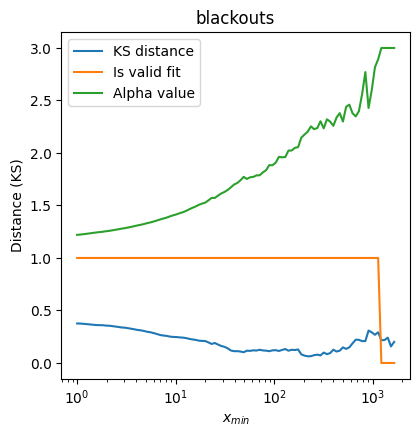
#> input picture _images/blackouts_multiple_fits.png, 420 x 437 px; its folder holds only this picture in this run
$ python -i fitting.py   (imports and definitions only)
#> lines starting #> are read from the running program, lines starting #| are printed output that depends on the picture
"""
This file contains the functions and classes for fitting data to a
distribution.
"""
# These packages are pretty fundamental to the
# operation of this library, so we should import them at the top.
import numpy as np
from numpy import nan

import matplotlib.pyplot as plt

# For float errors
import sys
# For checking how many processes are available
import os
# For parallelization
import multiprocessing

# So we can ignore this warning while fitting xmin
from scipy.optimize import OptimizeWarning

# So we can hash the fit object for caching
import hashlib

# For saving and loading
import h5py
# For saving function source code when saving/loading
import inspect
import json
import textwrap

# Dill is a drop-in replacement for pickle that allows you to serialize
# local functions (among other improvements); used for saving and loading
# fit objects, and parallelization.
#import pickle
import dill as pickle

import warnings
from tqdm import tqdm

from .plotting import *
from .statistics import *
from .distributions import *

# Try and grab the current version of the package from the _version.py file.
# This is for comparing with saved/loaded Fit objects. If we can't find that
# file, we have to work without it.
try:
    from ._version import __version__
    POWERLAW_VERSION = __version__
except:
    # Raise a warning, in case the user isn't aware that the package
    # isn't properly installed
    warnings.warn('powerlaw version not found, likely because the package isn\'t installed properly. Not critical, but could affect caching of files.')
    POWERLAW_VERSION = 'unknown'

# This needs to be a list of the keys in the supported_distributions
# attribute of the Fit class.  The __getattr__ method needs the list.
# If it uses supported_distributions.keys(), then it gets into an
# infinte loop when unpickling a Fit object.  Hence the need for a
# separate list outside the scope of the Fit class.
SUPPORTED_DISTRIBUTIONS = {'power_law': Power_Law,
                           'lognormal': Lognormal,
                           'exponential': Exponential,
                           'truncated_power_law': Truncated_Power_Law,
                           'stretched_exponential': Stretched_Exponential,
                           'lognormal_positive': Lognormal_Positive,
                           }

SUPPORTED_DISTRIBUTION_LIST = list(SUPPORTED_DISTRIBUTIONS.keys())

"""
Whether to enable parallelization for certain heavy calculations, eg.
fitting the xmin value.
"""
_parallel_enable = False

"""
This is the number of cores/processes that the library should use.
"""
_parallel_cores = 1

"""
By default, the multiprocessing library has many limitations when it comes
to what functions can be used in a Pool or Process object. This is becuase
these require that you serialize the function using pickle, which is then
pass between processes.

Unfortunately, the standard library `pickle` doesn't have support for many
types of functions, including those not defined at the root level. The
function we want to parallelize for `find_xmin` is not defined at the
root level, so normally we would get an error along the lines of:
    Can't pickle local object 'Fit.find_xmin.<locals>.fit_function'

We can fix this by manually replacing multiprocessing's use of pickle to
`dill`'s version of it, which can handle these types of functions.
"""
# We imported dill as 'pickle', so all references to 'pickle' are actually
# dill.
pickle.Pickler.dumps, pickle.Pickler.loads = pickle.dumps, pickle.loads
multiprocessing.reduction.ForkingPickler = pickle.Pickler
multiprocessing.reduction.dump = pickle.dump

"""
The file types and extensions supported for saving and loading files.

Each key is the name of the format, and the value should be the list of
extensions that correspond to this format.
"""
SUPPORTED_SAVE_FORMATS = {"hdf5": ['h5', 'hdf5'],
                          "pickle": ['pkl', 'pickle']}

SUPPORTED_SAVE_FILE_EXTENSIONS = [ext for v in SUPPORTED_SAVE_FORMATS.values() for ext in v]

DEFAULT_SAVE_FORMAT = 'h5'

"""
Whether fits are cached automatically or not.

This variable should not be manually set, but rather is automatically
set to True when a valid path is given using Fit.set_cache_folder().
"""
_cache_enabled = False

"""
The path to the cache folder.

This variable should not be manually set, but rather set using
Fit.set_cache_folder().
"""
_cache_path = None

"""
The format to use when automatically caching files.

This variable should not be manually set, but rather set using
Fit.set_cache_format(). The default is hdf5.
"""
_cache_format = DEFAULT_SAVE_FORMAT


# [31 lines left out: function set_parallel_cores, not called in this run]


class Fit(object):
    """
    A class to manage data and fits to various distributions.

    For fits to power laws, the methods of Clauset et al. 2007 are used.
    These methods identify the portion of the tail of the distribution that
    follows a power law, beyond a value ``xmin``. If no ``xmin`` is
    provided, the optimal one is calculated and assigned at initialization.

    All supported distributions can be accessed as properties of this
    class, at which time they will be automatically fit to the data.

    Parameters
    ----------
    data : array_like
        The data to fit.

    discrete : bool, optional
        Whether the data is discrete (integers).

    xmin : int or float, optional
        The data value beyond which distributions should be fitted. If
        ``None`` an optimal one will be calculated.

    xmax : int or float, optional
        The maximum value of the fitted distributions.

    estimate_discrete : bool, optional
        Whether to estimate the fit of a discrete power law using fast
        analytical methods, instead of calculating the fit exactly with
        slow numerical methods. Most accurate when ``xmin`` > 6.

    discrete_normalization : {"round", "sum"}, optional
        Approximation method to use in calculating the PDF (especially the
        PDF normalization constant) for a discrete distribution in the case
        that there is no analytical expression available.

        ``"round"`` uses the probability mass in the range ``[x - 0.5, x + 0.5]``
        for each data point.

        ``"sum"`` simply sums the PDF over the defined range to compute the
        normalization.

    sigma_threshold : float, optional
        Upper limit on the standard error of the power law fit. Used after
        fitting, when identifying valid ``xmin`` values.

    initial_parameters : dict, optional
        The initial parameters for fitting various distributions.

        Must be given as a dictionary so it is clear which value corresponds
        to which parameter of different distributions.

    parameter_ranges : dict, optional
        Dictionary of valid parameter ranges for fitting. Formatted as a
        dictionary of parameter names (eg. ``'alpha'``) and tuples/lists/etc.
        of their lower and upper limits (eg. ``(1.5, 2.5)``, ``(None, .1)``).

        The use of ``None`` is preferred over ``np.inf`` to indicate an
        unbounded limit.

    parameter_constraints : dict or list of dict
        Constraints amongst parameters during fitting. Constraint function(s)
        should take the distribution object as the only argument.
        The return value of the function should be some numerical value
        which is either 0 when the constraint is satisfied if an equality
        constraint, or a positive non-zero value when the constraint is
        satisfied if an inequality constraint.

        For example, if I want to enforce that ``param1`` is greater than
        ``param2``, I would define my function:

        .. code-block::

            def constraint(dist):
                return dist.param1 - dist.param2

            constraint_dict = {"type": 'ineq',
                               "fun": constraint}

        The dictionary (or dictionaries) should contain only the
        following keys:

        ``"type"``: The type of the constraint, either ``"eq"`` or
        ``"ineq"``.

        ``"fun"``": The function that implements the constraint.

        ``"dists"``: The name of the distributions that this constraint
        applies to. If not provided, constraint will be applied to
        all distributions.

        After some processsing and wrapping, these constraints are
        eventually sent to ``scipy.optimize.minimize(constraints=...)``;
        see their documentation for more information.

    xmin_distance : {'D', 'V', 'Asquare'}, optional
        The distance metric used to determine which value of xmin
        gives the best fit.

        ``'D'`` is Kolmogorov-Smirnov, ``'V'`` is Kuiper, ``'Asquare'`` is Anderson-
        Darling. For more information on these, see the documentation
        for ``Distribution.compute_distance_metrics()``.

    xmin_distribution : {'power_law'}, optional
        The distribution to use in finding the optimal ``xmin`` value.

        Currently, only ``'power_law'`` is supported.

    test_all_xmin : bool
        Whether to test every single unique value in the dataset for fitting
        xmin (True) or generate a uniform distribution of values that spans
        the data.

    ignore_cache : bool
        Whether to ignore cached files, even if automatic cacheing is
        enabled.

    verbose: {0, 1, 2} or bool, optional
        Whether to print updates about where we are in the fitting process.

        ``0`` or ``False`` means print nothing, ``1`` or ``True`` means
        only print warnings (default), ``2`` means print status messages
        and warnings.

    """
    def __init__(self,
                 data,
                 discrete=False,
                 xmin=None,
                 xmax=None,
                 fit_method='likelihood',
                 estimate_discrete=None,
                 discrete_normalization='round',
                 sigma_threshold=None,
                 initial_parameters=None,
                 parameter_ranges=None,
                 parameter_constraints=None,
                 xmin_distance='D',
                 xmin_distribution='power_law',
                 test_all_xmin=False,
                 ignore_cache=False,
                 verbose=1):

        self.verbose = verbose

        self.data_original = data
        self.data = np.asarray(self.data_original, dtype='float')

        if self.data.ndim != 1:
            raise ValueError("Input data must be one-dimensional")

        self.discrete = discrete

        self.fit_method = fit_method
        self.estimate_discrete = estimate_discrete
        self.discrete_normalization = discrete_normalization
        self.sigma_threshold = sigma_threshold

        # For initial parameters and ranges, we need to do some standardization
        # such that we can nicely save and load Fit objects to files. This
        # is primarily relevant to the hashing, since we need to make sure
        # the type of numbers in either case is a float or None.
        if hasattr(initial_parameters, '__iter__'):
            for k, v in initial_parameters.items():
                initial_parameters[k] = float(v) if v else None

        self.initial_parameters = initial_parameters

        if hasattr(parameter_ranges, '__iter__'):
            for k, v in parameter_ranges.items():
                parameter_ranges[k][0] = float(v[0]) if v[0] else None
                parameter_ranges[k][1] = float(v[1]) if v[1] else None

        self.parameter_ranges = parameter_ranges

        # Make sure that we are given a list of constraints; so even if we
        # are only given a single one, added it to a list
        if type(parameter_constraints) is dict:
            self.parameter_constraints = [parameter_constraints]
        else:
            self.parameter_constraints = parameter_constraints

        # We keep track of the xmin and xmax values if they are provided.
        # I don't really see the purpose for this variable, but I'll leave
        # it in for backwards compatability.
        self.fixed_xmax = (xmax is not None)
        self.xmax = xmax

        # Trim the data above xmax
        if self.fixed_xmax:
            self.xmax = float(self.xmax)

            # We keep track of this to compute n_tail at the end of __init__
            n_above_max = sum(self.data > self.xmax)

            self.data = self.data[self.data <= self.xmax]

        else:
            n_above_max = 0

        # We also need to separately note if xmin was given since we will
        # eventually fit it if it isn't provided, so we need to be able
        # to tell if that value was given or fitted.
        # If xmin has __iter__, that means it's a list/tuple/array
        # Note that originally `fixed_xmin` was defined later in the code,
        # but we can easily define it now so we may as well.

        # If we have a range, we assign that
        if hasattr(xmin, '__iter__'):
            assert len(xmin) == 2, f'Invalid range given for xmin ({xmin}), should be iterable of length 2'

            self.xmin = None
            self.xmin_range = xmin
            self.fixed_xmin = False

        elif (xmin is not None):
            # If we just have a value, we have a fixed value and don't have
            # to fit anything
            self.xmin = xmin
            self.xmin_range = (None, None)
            self.fixed_xmin = True

        else:
            # Otherwise, we have no fixed xmin and our range is the entire
            # span of the data.
            self.xmin = None
            self.xmin_range = (np.min(self.data), np.max(self.data))
            self.fixed_xmin = False

        self.xmin_distance = xmin_distance

        if 0 in self.data:
            if self.verbose:
                warnings.warn("Values less than or equal to 0 in data. Throwing out 0 or negative values.")

            self.data = self.data[self.data > 0]

        # Sort the data
        if not all(self.data[i] <= self.data[i+1] for i in range(len(self.data)-1)):
            self.data = np.sort(self.data)

        self.fitting_cdf_bins, self.fitting_cdf = cdf(self.data, xmin=None, xmax=self.xmax)

        # No need to define this again, as we can just copy it from the
        # static variable.
        self.supported_distributions = SUPPORTED_DISTRIBUTIONS

        self.xmin_distribution_cls: type[Distribution] = self.supported_distributions[xmin_distribution]
        # We need to save this for hashing; otherwise, we never use it
        # again after passing to find_xmin().
        self.test_all_xmin = test_all_xmin

        ####################################
        # CHECK CACHE
        # Now that we have all of our variables set, we should check to see
        # if we need to look for a cached copy of this fit. Notably, this
        # happens before we fit xmin, since the point of caching is to
        # avoid having to repeat that calculation if possible.
        if _cache_enabled and not ignore_cache:
            potential_cache_file = os.path.join(_cache_path, f'{hash(self)}.{_cache_format}')

            if os.path.exists(potential_cache_file):
                if self.verbose:
                    print(f'Found cached file: {potential_cache_file}')

                # You can't just overwrite self, so we have to update
                # every variable
                loaded_fit = Fit.load(potential_cache_file)
                print(self.__dict__)
                self.__dict__.update(loaded_fit.__dict__)
                print(self.__dict__)
                return

            # If we don't find a cache file, no problem, we just continue on with
            # calculating xmin.


        ####################################
        # FIT XMIN
        # If we have a fixed xmin, we can directly fit a power law distribution
        if self.fixed_xmin:
            self.xmin = float(xmin)
        else:
            if self.verbose:
                print(f'Calculating best minimal value for {xmin_distribution.replace("_"," ")} fit')

            # This function tries to optimize the fit based on the xmin
            self.find_xmin(self.xmin_distance, self.test_all_xmin)

        # Crop the data to the xmin and
        self.data = self.data[self.data >= self.xmin]
        self.n = float(len(self.data))
        self.n_tail = self.n + n_above_max

        ####################################
        # CREATE CACHE
        if _cache_enabled and not ignore_cache:
            new_cache_file = os.path.join(_cache_path, f'{hash(self)}.{_cache_format}')

            if not os.path.exists(new_cache_file):
                if verbose:
                    print(f'Caching file at: {new_cache_file}')
                self.save(new_cache_file)


    # [51 lines left out: functions __dir__, __getattr__, not called in this run]


    @property
    def xmin_distribution(self):
        return getattr(self, self.xmin_distribution_cls.name)

    # [1045 lines left out: functions find_xmin, distribution_compare, loglikelihood_ratio, cdf, ccdf, pdf and 13 more, not called in this run]

>>> import cv2
>>> picture = cv2.imread('../_images/blackouts_multiple_fits.png', cv2.IMREAD_GRAYSCALE)
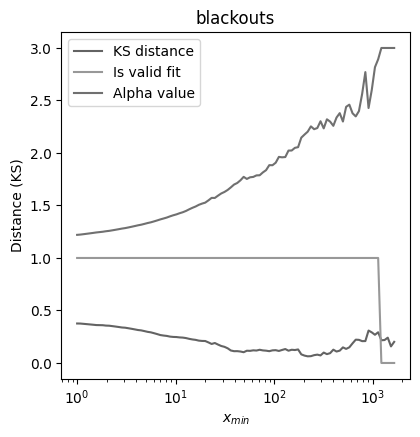
#> picture: shape (437, 420); min 0, max 255, mean 247.7
>>> result = Fit(picture).find_xmin()
#> (the run stopped early here; a loop or call above may not have finished)

$ run again, on _images/blackouts_pdf_linear_log.png
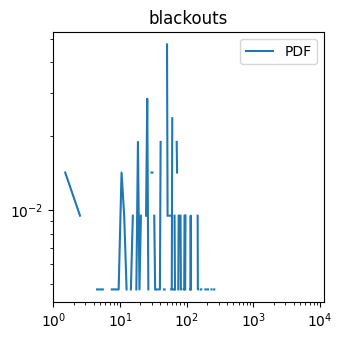
#> input picture _images/blackouts_pdf_linear_log.png, 342 x 340 px
#> `picture = cv2.imread('../_images/blackouts_multiple_fits.png', cv2.IMR..`:
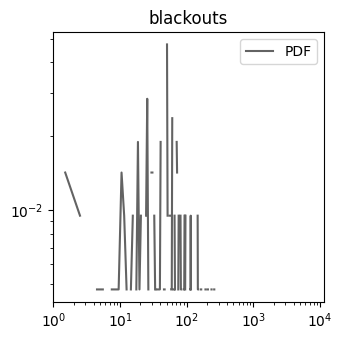
#> picture: shape (340, 342); min 0, max 255, mean 244.5
